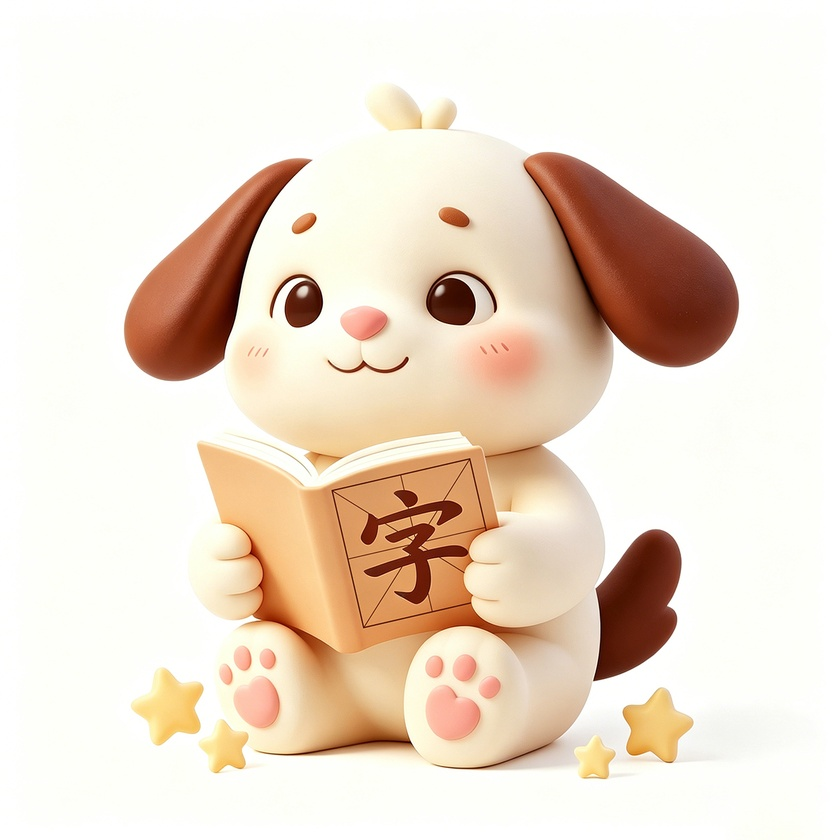
#> input picture images/icom.jpg, 840 x 840 px, shrunk from 1200 x 1200 before the run
$ python -i remove-doubao-watermark.py   (imports and definitions only)
#> lines starting #> are read from the running program, lines starting #| are printed output that depends on the picture; after the words box and inside, x2 and y2 are one past the last pixel; in counts of white or black regions, pixels touching at a corner belong together
#!/usr/bin/env python3
"""Remove Doubao (豆包) AI corner watermarks via OpenCV inpaint."""

from __future__ import annotations

import argparse
import shutil
import sys
from pathlib import Path

import cv2
import numpy as np
from PIL import Image

ROOT = Path(__file__).resolve().parents[1]
STATIC = ROOT / "static"
BACKUP_WM = STATIC / "mengmeng" / "_before-watermark-removal"

RIGHT_FRAC = 0.22
BOTTOM_FRAC = 0.095
INPAINT_RADIUS = 8

TARGETS: list[str] = [
    "mengmeng/logo.png",
    "mengmeng/logo-icon.png",
    "mengmeng/app-icon.png",
    "mengmeng/hero-bg.png",
    "mengmeng/bg/page-soft.png",
    "mengmeng/reference/mengmeng-master.png",
    *[f"mengmeng/ip/{n}.png" for n in (
        "book", "happy", "curious", "trying", "balloon", "wave"
    )],
    *[f"mengmeng/state/{n}.png" for n in (
        "empty", "error", "loading", "success"
    )],
    *[f"mengmeng/entry/{n}.png" for n in (
        "daily", "textbook", "stroke-lab", "game"
    )],
    *[f"tab/{n}.png" for n in (
        "home", "home-active", "learn", "learn-active",
        "catalog", "catalog-active", "me", "me-active",
    )],
]


# [18 lines left out: functions resolve_image_path, path_to_rel, not called in this run]


def corner_box(h: int, w: int) -> tuple[int, int, int, int]:
    x0 = int(w * (1 - RIGHT_FRAC))
    y0 = int(h * (1 - BOTTOM_FRAC))
    return x0, y0, w, h


def corner_mask(h: int, w: int) -> np.ndarray:
    m = np.zeros((h, w), np.uint8)
    x0, y0, _, _ = corner_box(h, w)
    m[y0:, x0:] = 255
    return m


def build_mask(bgr: np.ndarray, alpha: np.ndarray | None = None) -> np.ndarray:
    h, w = bgr.shape[:2]
    x0, y0, _, _ = corner_box(h, w)
    corner = corner_mask(h, w)
    roi = bgr[y0:, x0:]
    gray = cv2.cvtColor(roi, cv2.COLOR_BGR2GRAY)
    hsv = cv2.cvtColor(roi, cv2.COLOR_BGR2HSV)
    s, v = hsv[:, :, 1], hsv[:, :, 2]
    text = ((gray >= 158) & (v >= 135)) | ((s <= 85) & (v >= 130) & (gray >= 140))
    text = text.astype(np.uint8) * 255
    text = cv2.dilate(text, np.ones((4, 4), np.uint8), iterations=2)
    mask = np.zeros((h, w), np.uint8)
    mask[y0:, x0:] = text
    mask = cv2.bitwise_and(mask, corner)
    if alpha is not None:
        roi_a = alpha[y0:, x0:]
        a_text = (roi_a > 12) & (gray >= 150)
        extra = np.zeros((h, w), np.uint8)
        extra[y0:, x0:] = (a_text.astype(np.uint8) * 255)
        mask = cv2.bitwise_or(mask, cv2.bitwise_and(extra, corner))
    if cv2.countNonZero(mask) < 80:
        mask = cv2.bitwise_or(mask, corner)
    return cv2.dilate(mask, np.ones((3, 3), np.uint8), iterations=1)


# [18 lines left out: functions inpaint_gray, process_rgba, not called in this run]


def process_rgb(arr: np.ndarray) -> np.ndarray:
    bgr = cv2.cvtColor(arr, cv2.COLOR_RGB2BGR)
    mask = build_mask(bgr)
    bgr2 = cv2.inpaint(bgr, mask, INPAINT_RADIUS, cv2.INPAINT_TELEA)
    return cv2.cvtColor(bgr2, cv2.COLOR_BGR2RGB)


# [81 lines left out: functions process_file, process_source_2048, main, not called in this run]


# [2 lines not run here, left out]

>>> import cv2
>>> picture = cv2.cvtColor(cv2.imread('../images/icom.jpg'), cv2.COLOR_BGR2RGB)
>>> result = process_rgb(picture)
#> in process_rgb, bgr is the input picture: shape (840, 840, 3); mean B, G, R 207.4, 222.6, 237.4
#> in build_mask, `roi = bgr[y0:, x0:]`:
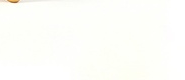
#> roi: shape (80, 185, 3); mean B, G, R 249.8, 254.3, 253.8
#> in build_mask, `hsv = cv2.cvtColor(roi, cv2.COLOR_BGR2HSV)`: hsv: shape (80, 185, 3); mean H, S, V 29.7, 4.7, 254.5
#> in build_mask, `s, v = hsv[:, :, 1], hsv[:, :, 2]`:
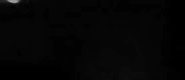
#> s: shape (80, 185); min 0, max 168, mean 4.7
#> in build_mask, `text = ((gray >= 158) & (v >= 135)) | ((s <= 85) & (v >= 130) & (gray ..`:
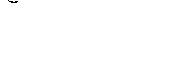
#> text: shape (80, 185) bool; 99.9% white; black in thin lines or dots, all inside (x1, y1, x2, y2) = (8, 0, 18, 3)
#> in build_mask, `text = cv2.dilate(text, np.ones((4, 4), np.uint8), iterations=2)`: text: shape (80, 185); every value is 255
#> in build_mask, `mask[y0:, x0:] = text`:
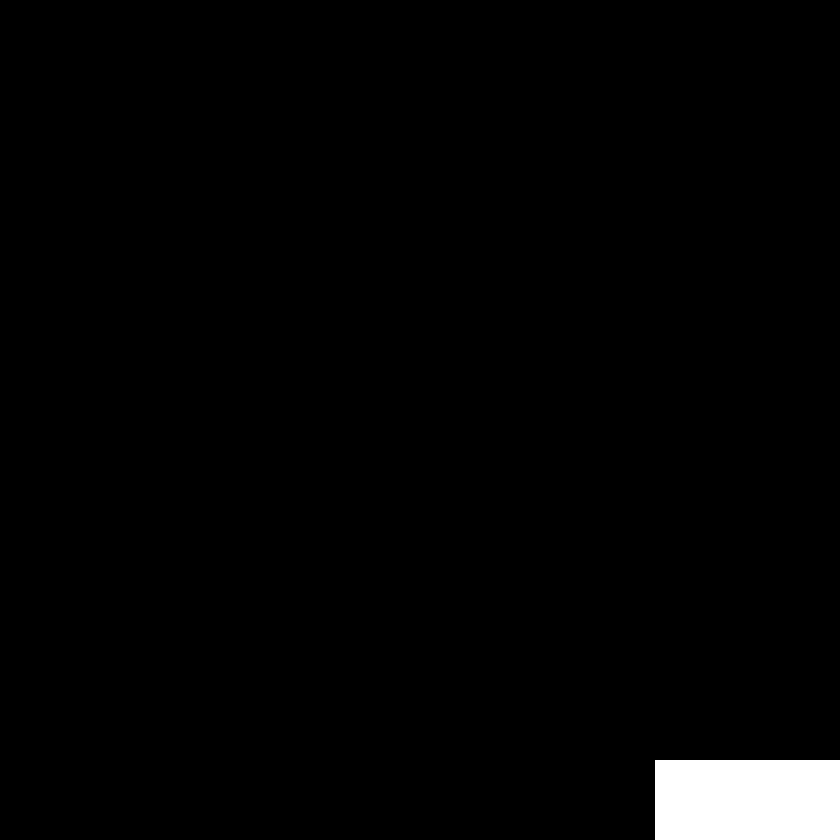
#> mask: shape (840, 840); 2.1% white; 1 white region, box (x1, y1, x2, y2) and area: (655, 760, 840, 840) 14800
#> in build_mask, `return cv2.dilate(mask, np.ones((3, 3), np.uint8), iterations=1)`: returned value: shape (840, 840); 2.1% white; 1 white region, box (x1, y1, x2, y2) and area: (654, 759, 840, 840) 15066
